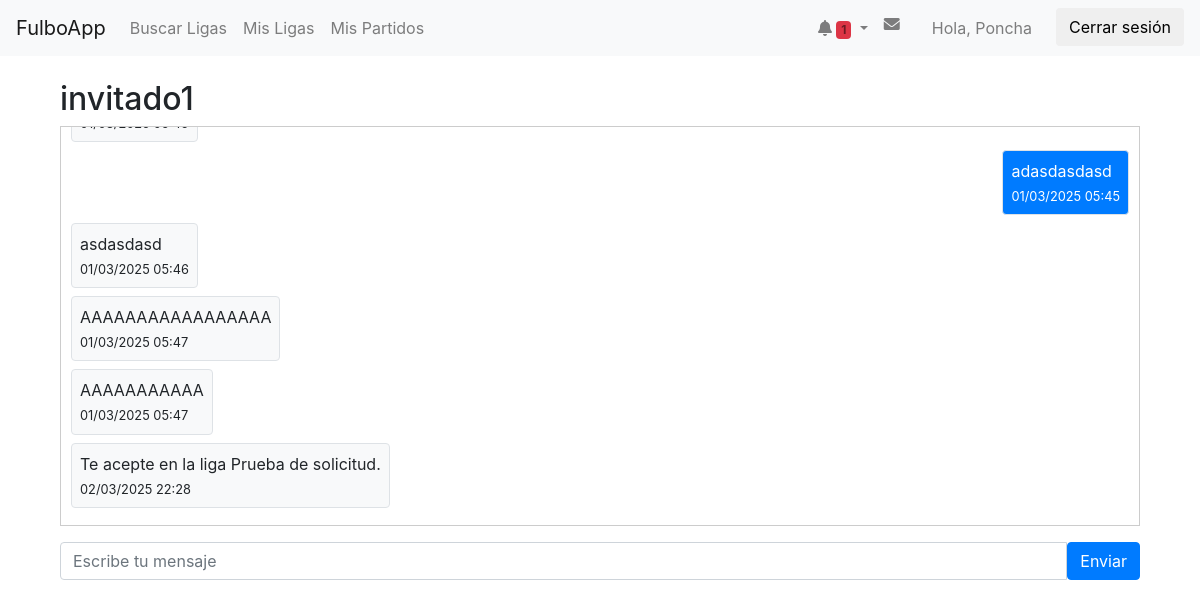
Page /AppFulbo/mensajes/conversacion/2/ (signed in) on the earlier database version.
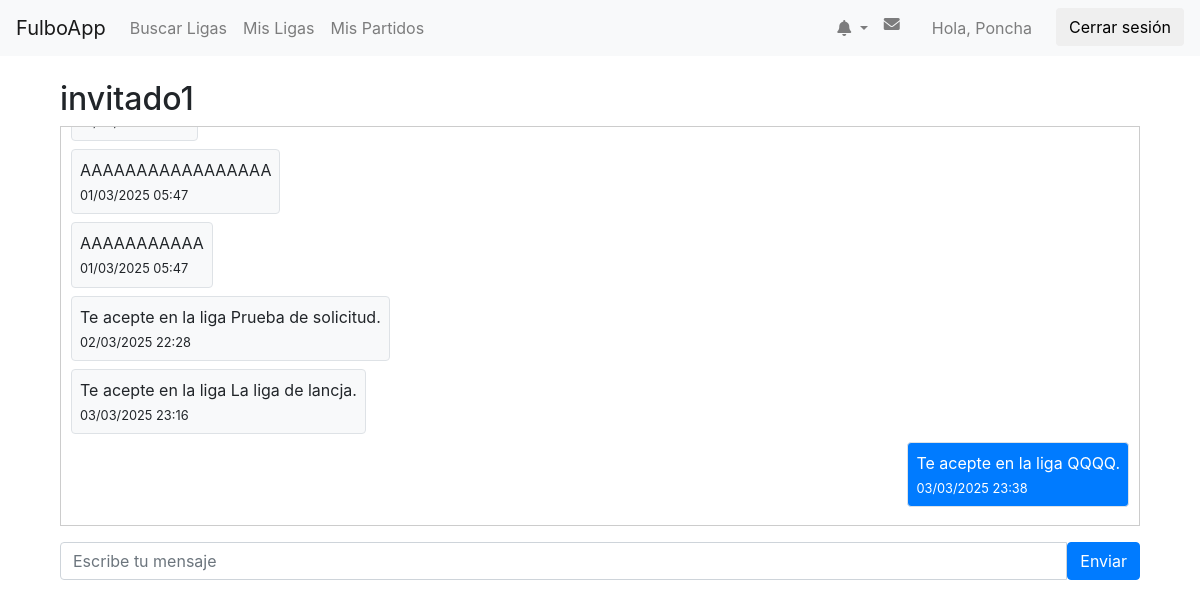
Same page on the later database version.
### AppFulbo/models.py (models this page shows, shortened)
class Mensaje(models.Model):
    conversacion = models.ForeignKey(
        Conversacion,
        related_name='mensajes',
        on_delete=models.CASCADE
    )
    remitente = models.ForeignKey(
        settings.AUTH_USER_MODEL,
        related_name='mensajes_enviados',
        on_delete=models.CASCADE
    )
    contenido = models.TextField()
    fecha_envio = models.DateTimeField(auto_now_add=True)
    leido = models.BooleanField(default=False)

### AppFulbo/views.py (the view, shortened to what this page needs)
# urls.py: path('mensajes/conversacion/<int:conversacion_id>/', views.conversacion_detail, name='conversacion_detail'),
@login_required
def conversacion_detail(request, conversacion_id):
    conversacion = get_object_or_404(Conversacion, id=conversacion_id)
    if request.user not in [conversacion.usuario1, conversacion.usuario2]:
        return HttpResponseForbidden("No tenés acceso a esta conversación.")
    mensajes = conversacion.mensajes.all().order_by('fecha_envio')
    return render(request, 'mensajes/conversacion_detail.html', {
        'conversacion': conversacion,
        'mensajes': mensajes
    })

### AppFulbo/context_processors.py (called while the page is built)
def notificaciones_context(request):
    if request.user.is_authenticated:
        notificaciones_no_leidas = Notificacion.objects.filter(usuario=request.user, leido=False).count()
    else:
        notificaciones_no_leidas = 0
    return {
        'notificaciones_no_leidas': notificaciones_no_leidas,
    }

### AppFulbo/templates/mensajes/conversacion_detail.html (shortened to what this page needs)
{% extends 'AppFulbo/base.html' %}
{% block content %}
<div class="container mt-4">
    <h2>
    {% if conversacion.usuario1 == request.user %}
    {{ conversacion.usuario2.username }}
    {% else %}
    {{ conversacion.usuario1.username }}
    {% endif %}
    </h2>
    <div id="chat-box" style="max-height:400px; overflow-y:auto; border:1px solid #ccc; padding:10px;">
        {% for mensaje in mensajes %}
            <div class="d-flex {% if mensaje.remitente.username == request.user.username %} justify-content-end {% else %} justify-content-start {% endif %} mb-2">
                <div class="p-2 border rounded {% if mensaje.remitente.username == request.user.username %} bg-primary text-white {% else %} bg-light {% endif %}" style="max-width: 75%;">
                    <p class="mb-1">{{ mensaje.contenido }}</p>
                    <small>{{ mensaje.fecha_envio|date:"d/m/Y H:i" }}</small>
                </div>
            </div>
        {% endfor %}
    </div>
    <form method="post" class="mt-3">
        <div class="input-group">
            <input type="text" name="contenido" class="form-control" placeholder="Escribe tu mensaje">
            <button type="submit" class="btn btn-primary">Enviar</button>
        </div>
    </form>
</div>
{% endblock %}

### AppFulbo/templates/AppFulbo/base.html (shortened to what this page needs)
{% load static %}
<html lang="es">
<head>
    <link rel="stylesheet" href="https://cdnjs.cloudflare.com/ajax/libs/font-awesome/6.0.0-beta3/css/all.min.css"
 />
    <link rel="stylesheet" href="https://maxcdn.bootstrapcdn.com/bootstrap/4.0.0/css/bootstrap.min.css">
</head>
<body>
    <nav class="navbar navbar-expand-lg navbar-light bg-light">
        <a class="navbar-brand" href="{% url 'inicio' %}">FulboApp</a>
        <div class="collapse navbar-collapse">
            <ul class="navbar-nav mr-auto">
                <li class="nav-item">
                    <li class="nav-item">
                        <a class="nav-link" href="{% url 'buscar_ligas' %}">Buscar Ligas</a>
                    </li>
                    <a class="nav-link" href="{% url 'mis_ligas' %}">Mis Ligas</a>
                </li>
                <li class="nav-item">
                    <a class="nav-link" href="{% url 'mis_partidos' %}">Mis Partidos</a>
                </li>
            </ul>
            <ul class="navbar-nav">
                {% if user.is_authenticated %}
                <li class="nav-item dropdown">
                    <a id="notificationDropdown" class="nav-link dropdown-toggle" href="#" role="button" data-bs-toggle="dropdown" aria-expanded="false">
                        <i class="fa-solid fa-bell"></i>
                        {% if notificaciones_no_leidas > 0 %}
                            <span class="badge bg-danger">{{ notificaciones_no_leidas }}</span>
                        {% endif %}
                    </a>
                </li>
                <li class="nav-item mr-3">
                    <a class="nav-link" href="{% url 'inbox' %}"><i class="fa-solid fa-envelope"></i> </a>
                </li>
                <li class="nav-item mr-3">
                    <a class="nav-link" href="{% url 'mi_perfil' %}">Hola, {{ user.username }}</a>
                </li>
                <li class="nav-item">
                    <form action="{% url 'logout' %}" method="post" class="d-inline">
                        <button type="submit" class="btn btn-logout">Cerrar sesión</button>
                    </form>
                </li>
                {% else %}
                    <li class="nav-item">
                        <a class="nav-link" href="{% url 'login' %}">Iniciar sesión</a>
                    </li>
                {% endif %}
            </ul>
        </div>
    </nav>
    <div class="container mt-4">
        {% block content %}{% endblock %}
    </div>
</body>
</html>

Differences in the rows shown:
no longer on this page (row unchanged): Mensaje: contenido "adasdasdasd", fecha_envio "01/03/2025 05:45"
no longer on this page (row unchanged): Mensaje: contenido "asdasdasd", fecha_envio "01/03/2025 05:46"
added Mensaje: contenido "Te acepte en la liga La liga de lancja.", fecha_envio "03/03/2025 23:16"
added Mensaje: contenido "Te acepte en la liga QQQQ.", fecha_envio "03/03/2025 23:38"
Other differences:
{{ notificaciones_no_leidas }}: "1" → (not shown)
